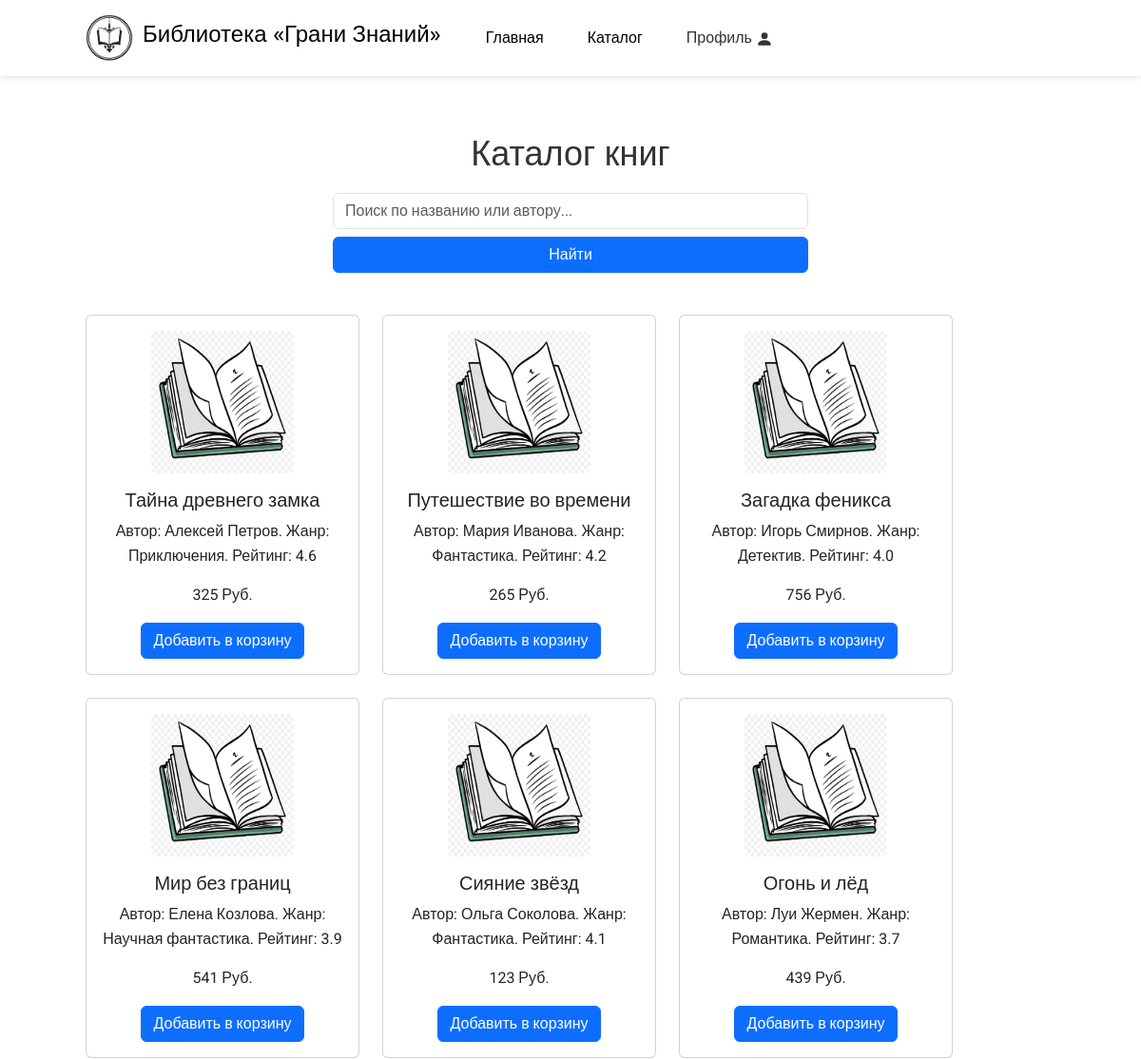
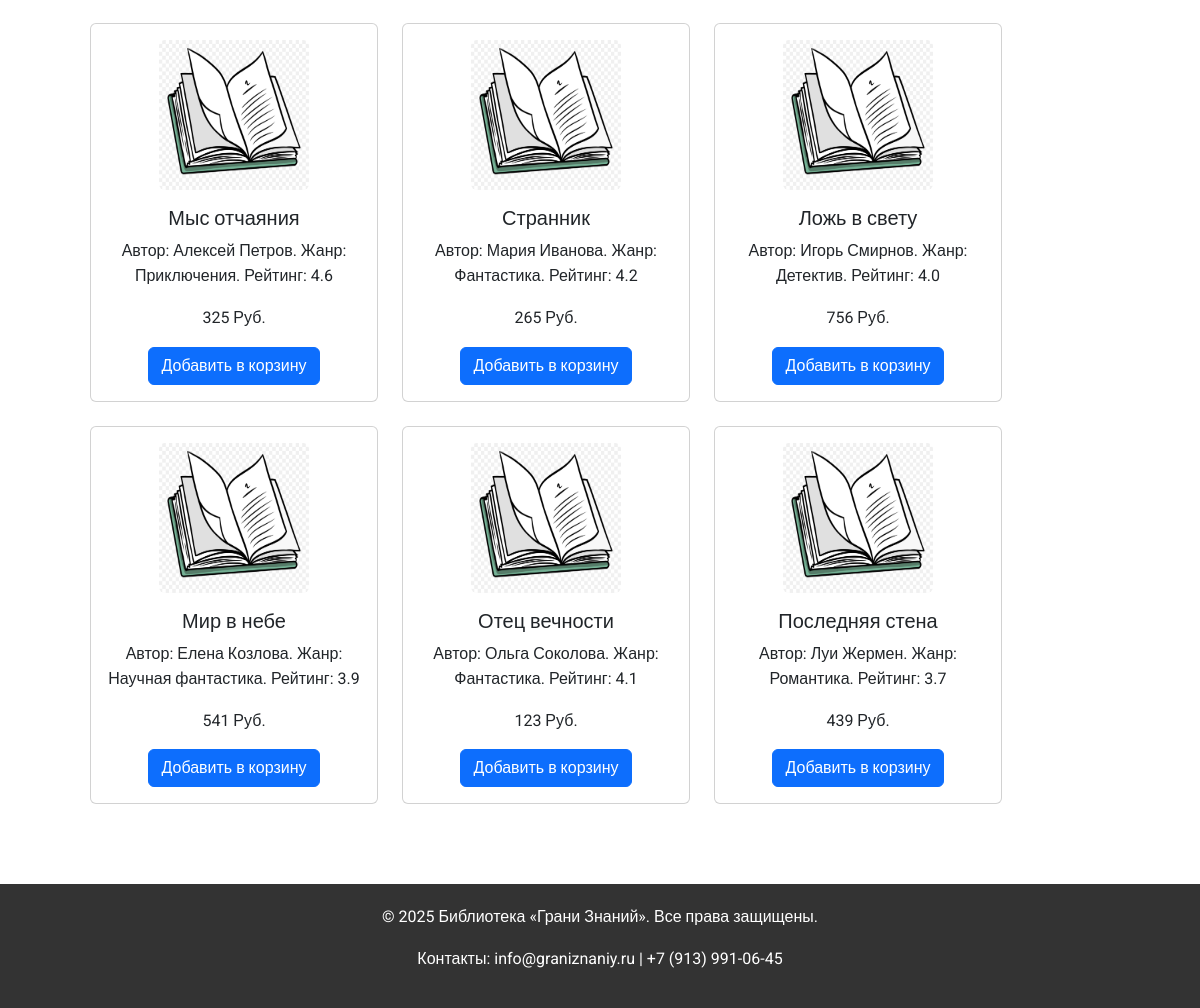
Screenshot of /catalog.php with the database file from the repository (2 pictures, top to bottom).
### tables this page shows
CREATE TABLE `products` (
  `id` int NOT NULL,
  `name` varchar(255) NOT NULL,
  `description` text NOT NULL,
  `cost` decimal(6,0) NOT NULL,
  `image` varchar(255) DEFAULT NULL
);

### catalog.php (the view, shortened to what this page needs)
<!DOCTYPE html>
<html lang="en">
<head>
  <link href="css/bootstrap.min.css" rel="stylesheet" type="text/css">
  <link href="css/style.css" rel="stylesheet" type="text/css">
  <link href="css/styles.css" rel="stylesheet" type="text/css">
</head>
<?php
require_once('php/db.php');
?>
<body>
  <header>
    <div class="container header-content">
      <div class="logo">
        <img src="img/logo.png">
        <h1>Библиотека «Грани Знаний»</h1>
        <nav>
  <ul class="d-flex align-items-center gap-3" style="list-style: none; margin: 0;">
    <li><a href="index.php">Главная</a></li>
    <li><a href="catalog.php">Каталог</a></li>
    <?php
      if (empty($_SESSION['auth'])) {
        echo '
        <li class="nav-item">
          <a class="nav-link" href="login.php">Профиль
            <svg xmlns="http://www.w3.org/2000/svg" width="18" height="18" fill="currentColor" class="bi bi-person-fill" viewBox="0 0 16 16">
              <path d="M3 14s-1 0-1-1 1-4 6-4 6 3 6 4-1 1-1 1zm5-6a3 3 0 1 0 0-6 3 3 0 0 0 0 6"/>
            </svg>
          </a>
        </li>
        ';
      }
    ?>
  </ul>
</nav>
      </div>
    </div>
  </header>
  <main>
    <section class="catalog">
      <div class="container">
        <h2>Каталог книг</h2>
        <form method="GET" action="catalog.php" class="d-flex flex-column align-items-center mb-4">
  <div class="w-100" style="max-width: 500px;">
    <input type="text" name="query" class="form-control mb-2" placeholder="Поиск по названию или автору..." value="<?= htmlspecialchars($_GET['query'] ?? '') ?>">
    <button type="submit" class="btn btn-primary w-100">Найти</button>
  </div>
</form>
<div class="row">
          <div class="card-container d-flex flex-wrap justify-content-start gap-4">
            <?php
              $query = $_GET['query'] ?? '';
              $query = trim($query);
              if (!empty($query)) {
                $stmt = $conn->prepare("SELECT * FROM products WHERE name LIKE ? OR description LIKE ?");
                $search = '%' . $query . '%';
                $stmt->bind_param("ss", $search, $search);
                $stmt->execute();
                $result = $stmt->get_result();
              } else {
                $result = mysqli_query($conn, "SELECT * FROM products");
              }
              while ($n = mysqli_fetch_array($result)) {
                echo '<form class="card" method="post" action="';
                echo empty($_SESSION['cart']) ? 'php/precreate_cart.php" style="width: 18rem;">' : '#" style="width: 18rem;">';
                echo '
                  <div class="card-body d-flex flex-column align-items-center text-center">
                    <img src="img/'.$n['image'].'" style="height: 150px; width: 150px;" class="img-fluid rounded card-img-top mb-3" alt="Фото отсутствует">
                    <h5 class="card-title">'.$n['name'].'</h5>
                    <p class="card-text">'.$n['description'].'<br></p>
                    <p class="card-text">'.$n['cost'].' Руб.</p>';
                    if (empty($_SESSION['auth'])) {
                      echo '<a href="login.php" class="btn btn-primary">Добавить в корзину</a>';
                    } else {
                      echo '<button type="submit" name="id" value="'.$n['id'].'" class="btn btn-primary">Добавить в корзину</button>';
                    }
                echo '</div></form>';
              }
            ?>
          </div>
        </div>
      </div>
    </section>
  </main>
  <footer>
    <div class="container">
      <p>&copy; 2025 Библиотека «Грани Знаний». Все права защищены.</p>
      <p>Контакты: info@graniznaniy.ru | +7 (913) 991-06-45</p>
    </div>
  </footer>
</body>
</html>

### css/style.css (style rules this page uses)
.card-container { margin: 20px 0; display: flex; flex-wrap: wrap; flex-direction: row; gap: 30px; }

### css/styles.css (style rules this page uses)
* { margin: 0; padding: 0; box-sizing: border-box; }
html { scroll-behavior: smooth; }
body { font-family: 'Roboto', sans-serif; color: #333; line-height: 1.6; background: #f9f9f9; }
.container { width: 90%; max-width: 1200px; margin: 0 auto; }
header { position: sticky; top: 0; z-index: 1000; background: #fff; box-shadow: 0 2px 5px rgba(0,0,0,0.1); padding: 15px 20px; }
.header-content { display: flex; align-items: center; justify-content: space-between; }
.logo { display: flex;align-items: center; }
.logo img { width: 50px; margin-right: 10px; }
.logo h1 { font-size: 24px; color: #000; font-family: 'Montserrat', sans-serif; white-space: nowrap; }
nav ul { list-style: none; display: flex; }
nav ul li { margin: 0 15px; }
nav ul li a { text-decoration: none; color: #000; font-size: 16px; transition: color 0.3s; }
footer { background: #333; color: #fff; text-align: center; padding: 20px; }
.catalog { padding: 60px 20px; background: #fff; text-align: center; }
.catalog h2 { font-size: 36px; margin-bottom: 20px; font-family: 'Montserrat', sans-serif; }

### rows the page displays
products: image (picture), name "Тайна древнего замка", description "Автор: Алексей Петров. Жанр: Приключения. Рейтинг: 4.6", cost "325"
products: image (picture), name "Путешествие во времени", description "Автор: Мария Иванова. Жанр: Фантастика. Рейтинг: 4.2", cost "265"
products: image (picture), name "Загадка феникса", description "Автор: Игорь Смирнов. Жанр: Детектив. Рейтинг: 4.0", cost "756"
products: image (picture), name "Мир без границ", description "Автор: Елена Козлова. Жанр: Научная фантастика. Рейтинг: 3.9", cost "541"
products: image (picture), name "Сияние звёзд", description "Автор: Ольга Соколова. Жанр: Фантастика. Рейтинг: 4.1", cost "123"
products: image (picture), name "Огонь и лёд", description "Автор: Луи Жермен. Жанр: Романтика. Рейтинг: 3.7", cost "439"
products: image (picture), name "Мыс отчаяния", description "Автор: Алексей Петров. Жанр: Приключения. Рейтинг: 4.6", cost "325"
products: image (picture), name "Странник", description "Автор: Мария Иванова. Жанр: Фантастика. Рейтинг: 4.2", cost "265"
products: image (picture), name "Ложь в свету", description "Автор: Игорь Смирнов. Жанр: Детектив. Рейтинг: 4.0", cost "756"
products: image (picture), name "Мир в небе", description "Автор: Елена Козлова. Жанр: Научная фантастика. Рейтинг: 3.9", cost "541"
products: image (picture), name "Отец вечности", description "Автор: Ольга Соколова. Жанр: Фантастика. Рейтинг: 4.1", cost "123"
products: image (picture), name "Последняя стена", description "Автор: Луи Жермен. Жанр: Романтика. Рейтинг: 3.7", cost "439"
